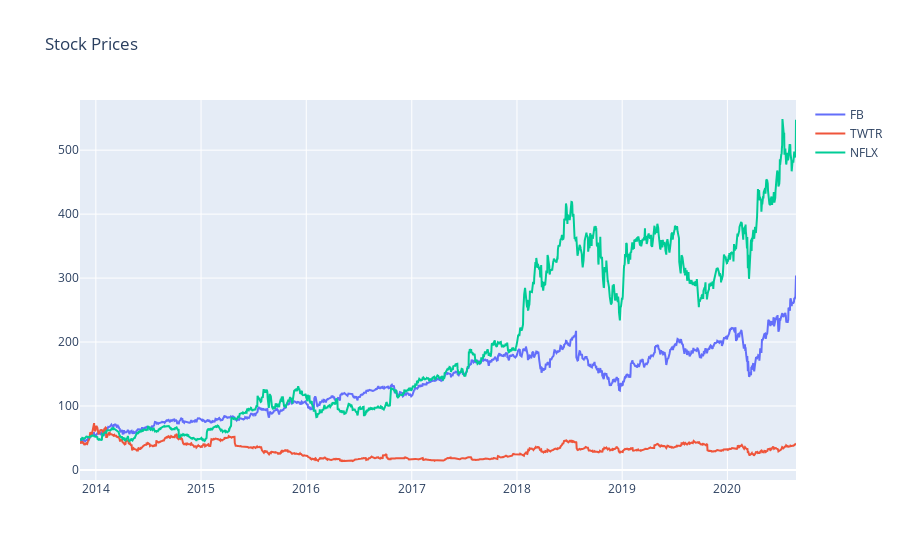

Notebook code cell kept with this figure:
### Code cell
# Plot interactive chart
interactive_plot(df,'Stock Prices')

### Figure 1 — Plotly figure (JSON) as saved in the notebook; plotly's stock layout.template omitted (floating-point values rounded to 4 significant figures; data arrays with more than 128 entries replaced by an {"elided": "..."} marker saying what was removed)
{"data": [{"name": "FB", "type": "scatter", "x": {"elided": "1712 str values"}, "y": {"elided": "1712 float values"}}, {"name": "TWTR", "type": "scatter", "x": {"elided": "1712 str values"}, "y": {"elided": "1712 float values"}}, {"name": "NFLX", "type": "scatter", "x": {"elided": "1712 str values"}, "y": {"elided": "1712 float values"}}], "layout": {"legend": {"tracegroupgap": 0}, "title": {"text": "Stock Prices"}, "xaxis": {"anchor": "y", "domain": [0, 1]}, "yaxis": {"anchor": "x", "domain": [0, 1]}}}
